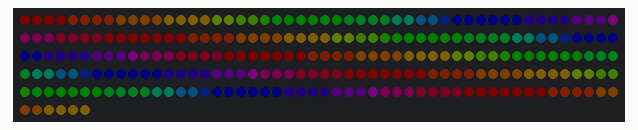
The sketch below on a simulated Arduino Uno, built with avr-gcc and run on an emulated ATmega328P. On the bench: 256 RGB LEDs in strip order, left to right, continuing on the next row. Dim RGB values are drawn brighter than linear; what the sketch prints to the serial monitor is not drawn.

Above: at 0.1 s.

Measured:
- what the display in image 0 shows lasts 5.2 s, from 0.1 s to 5.3 s

The sketch:

bounce.ino
```cpp
#define FASTLED_INTERNAL
#include <FastLED.h>

#define NUM_LEDS     256
#define DATA_PIN      3
//#define CLOCK_PIN    13
#define PAUSE        30
#define BRIGHTNESS   5
#define VOLTS         5
#define MAX_mAMPS   500

CRGB leds[NUM_LEDS];

#define BYTE uint8_t
BYTE startHue = 0;

void setup() {
  FastLED.addLeds<NEOPIXEL, DATA_PIN>(leds, NUM_LEDS);  // GRB ordering is assumed
  FastLED.setMaxPowerInVoltsAndMilliamps(VOLTS, MAX_mAMPS);
  FastLED.setBrightness(BRIGHTNESS);
  FastLED.clear();
  rain(startHue);
  FastLED.show();
  Serial.begin(9600);
}

void rain(BYTE startHue) {
  for (int i=0; i<NUM_LEDS; i++) {
    BYTE hue = map(i, 0, 60, startHue, startHue+255) % 255;
    Serial.print("Hue:");Serial.println(hue);
    leds[i] = CHSV(hue, 255, 255);
    }
  FastLED.show();
  }


void loop() {
  EVERY_N_MILLISECONDS(3000) {
//    CRGB temp = leds[NUM_LEDS-1];
//    for (int l=NUM_LEDS-1; l>0; l--) {
//       leds[l] = leds[l-1];
//    }
//    leds[0] = temp;
    rain(++startHue);
    for (int l=0; l<NUM_LEDS; l++) {
      leds[l] = CRGB::Black;
    }
    FastLED.show();
    delay(1000);
  }
}
```
